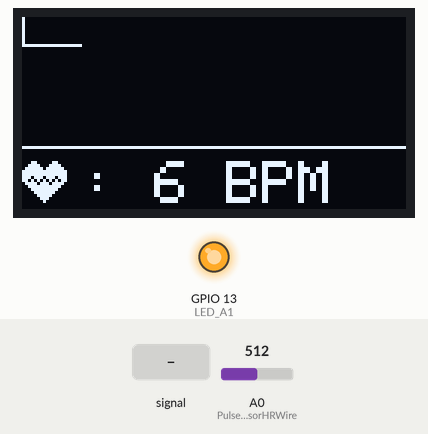
Bench run of a sketch on a simulated ESP8266 (NodeMCU). Parts: 128×64 one-colour display, output pins drawn as LEDs (lit = HIGH). The inputs (shaded band) are chosen by the test bench; at power-on: A0 (PulseSensorHRWire) = 512. WiFi joins after 1.5 s; servers stay silent unless stated; the display library's start-up logo is not drawn; what the sketch prints to the serial monitor is not drawn.

Above: at 13.8 s.
13.9 s: A0 (PulseSensorHRWire) fed a 200 Hz sine of ±255 counts around its level
At 15.67 s:
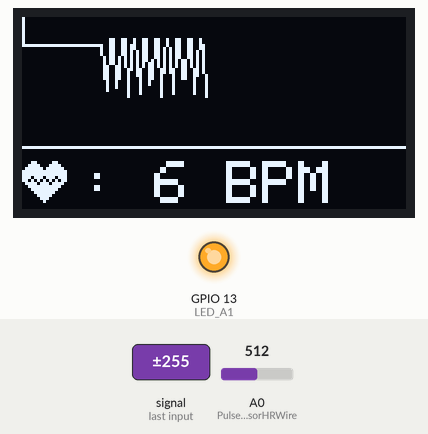
16.9 s: A0 (PulseSensorHRWire) set to 560
At 17.02 s:
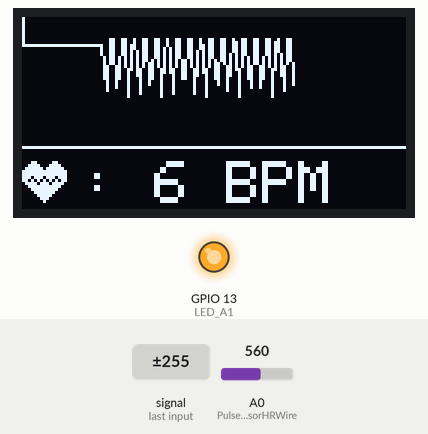
18.6 s: A0 (PulseSensorHRWire) fed a 1000 Hz sine of ±255 counts around its level
At 18.96 s:
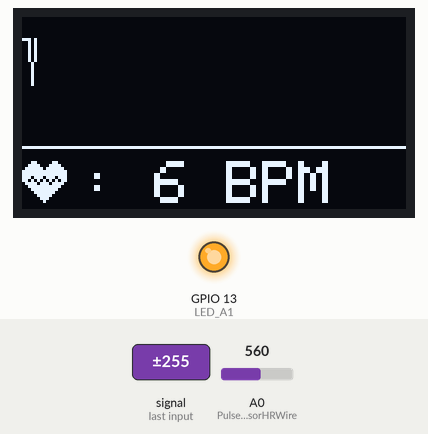
20.3 s: A0 (PulseSensorHRWire) set to 540
At 20.59 s:
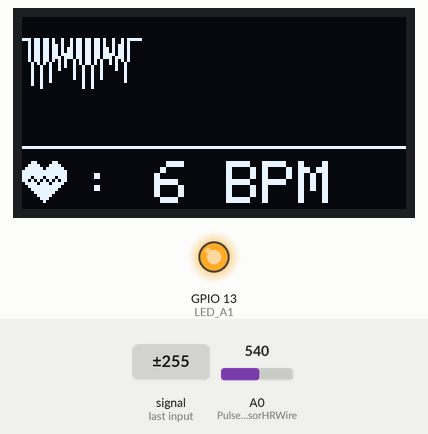
21.9 s: A0 (PulseSensorHRWire) set to 511
At 22.21 s:
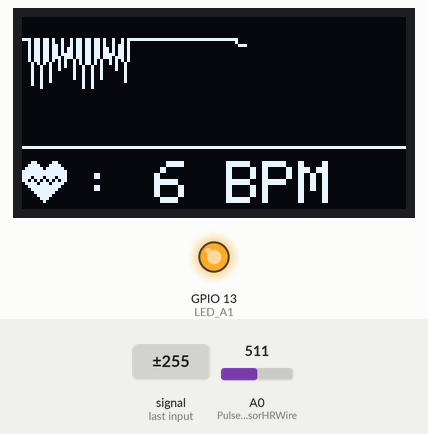
Timing chart, 0 to 24.5 s (numbered marks = the images above; inputs shaded):
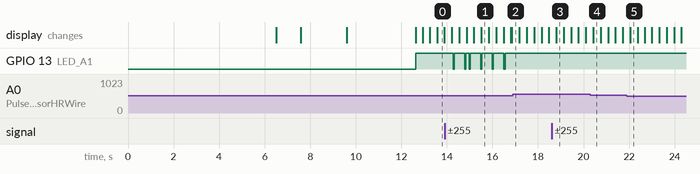

The sketch:

8266weboledchuan.ino
```cpp
//CODE DO NHIP TIM HIEN THI LEN OLED VA WEB
#include <SPI.h>
#include <Wire.h>
#include <ESP8266WiFi.h>
#include <ESP8266WebServer.h>
#include <WebSocketsServer.h>
#include <Adafruit_GFX.h>
#include <Adafruit_SSD1306.h>
//----------------------------------------
const char* ssid = "******";
const char* password = "*******";
//----------------------------------------
ESP8266WebServer server(80);
WebSocketsServer webSocket = WebSocketsServer(81);
//----------------------------------------
#define SCREEN_WIDTH 128
#define SCREEN_HEIGHT 64
//----------------------------------------

//----------------------------------------
#define OLED_RESET     -1
Adafruit_SSD1306 display(SCREEN_WIDTH, SCREEN_HEIGHT, &Wire, OLED_RESET);
//----------------------------------------
const char* webpage = R"rawliteral(
<!DOCTYPE html>
<html>
<head>
  <title>Heart Rate Stream</title>
  <script src="https://cdn.jsdelivr.net/npm/chart.js"></script>
</head>
<body>
  <h2>Heart Beat Live Stream</h2>
  <canvas id="chart" width="400" height="150"></canvas>
  <script>
    const ws = new WebSocket("ws://" + location.hostname + ":81/");
    const ctx = document.getElementById("chart").getContext("2d");
    const chart = new Chart(ctx, {
      type: "line",
      data: {
        labels: [],
        datasets: [{
          label: "Pulse Signal",
          data: [],
          borderColor: "red",
          fill: false,
        }]
      },
      options: {
        animation: false,
        responsive: true,
        scales: {
          x: { display: false },
          y: { min: 200, max: 350 }
        }
      }
    });

    ws.onmessage = function(event) {
      const signal = parseInt(event.data);
      const labels = chart.data.labels;
      const data = chart.data.datasets[0].data;

      if (labels.length > 100) {
        labels.shift();
        data.shift();
      }

      labels.push('');
      data.push(signal);
      chart.update();
    };
  </script>
</body>
</html>
)rawliteral";
//----------------------------------------
void webSocketEvent(uint8_t num, WStype_t type, uint8_t * payload, size_t length) {
}
//----------------------------------------
unsigned long previousMillisGetHR = 0;
unsigned long previousMillisResultHR = 0;

const long intervalGetHR = 20;
const long intervalResultHR = 10000;

int PulseSensorSignal;
const int PulseSensorHRWire = A0;
const int LED_A1 = 13;
int UpperThreshold = 285;
int LowerThreshold = 270;

int cntHB = 0;
boolean ThresholdStat = true;
int BPMval = 0;

int x=0;
int y=0;
int lastx=0;
int lasty=0;
//----------------------------------------

//----------------------------------------
const unsigned char LogoChannel [] PROGMEM = {
	0x00, 0x00, 0x00, 0x00, 0x00, 0x00, 0x00, 0x00, 0x00, 0x00, 0x00, 0x00, 0x00, 0x00, 0x00, 0x00,
0x00, 0x00, 0x00, 0x00, 0x00, 0x00, 0x00, 0x00, 0x00, 0x00, 0x00, 0x00, 0x00, 0x00, 0x00, 0x00,
0x00, 0x00, 0x00, 0x00, 0x00, 0x00, 0x00, 0x00, 0x00, 0x00, 0x00, 0x00, 0x00, 0x00, 0x00, 0x00,
0x00, 0x00, 0x00, 0x00, 0x00, 0x00, 0x00, 0x00, 0x00, 0x00, 0x00, 0x00, 0x00, 0x00, 0x00, 0x00,
0x00, 0x00, 0x00, 0x00, 0x00, 0x00, 0x00, 0x00, 0x00, 0x00, 0x00, 0x00, 0x00, 0x00, 0x00, 0x00,
0x00, 0x00, 0x00, 0x00, 0x00, 0x00, 0x00, 0x00, 0x00, 0x00, 0x00, 0x00, 0x00, 0x00, 0x00, 0x00,
0x00, 0x00, 0x00, 0x00, 0x00, 0x00, 0x00, 0x00, 0x00, 0x00, 0x00, 0x00, 0x00, 0x00, 0x00, 0x00,
0x00, 0x00, 0x00, 0x00, 0x00, 0x00, 0x00, 0x00, 0x00, 0x00, 0x00, 0x00, 0x00, 0x00, 0x00, 0x00,
0x00, 0x00, 0x00, 0x00, 0x00, 0x00, 0x00, 0x00, 0x00, 0x00, 0x00, 0x00, 0x00, 0x00, 0x00, 0x00,
0x00, 0x00, 0x00, 0x00, 0x00, 0x00, 0x00, 0x00, 0x00, 0x00, 0x00, 0x00, 0x00, 0x00, 0x00, 0x00,
0x00, 0x00, 0x00, 0x00, 0x00, 0x00, 0x00, 0x00, 0x00, 0x00, 0x00, 0x03, 0x00, 0x00, 0x00, 0x60,
0x0F, 0xFC, 0x00, 0x00, 0x1C, 0x00, 0x00, 0x00, 0x07, 0xC0, 0x00, 0x3C, 0x00, 0x00, 0x03, 0x80,
0x1F, 0xFC, 0x00, 0x00, 0x00, 0x00, 0x00, 0x00, 0x0F, 0xF0, 0x00, 0x26, 0x00, 0x01, 0x84, 0x40,
0x09, 0xCD, 0xDB, 0x9D, 0x0C, 0xD9, 0x81, 0x98, 0x18, 0x33, 0x9C, 0x18, 0x0E, 0x03, 0xC3, 0x80,
0x01, 0xC1, 0xFB, 0x9F, 0x3F, 0xBF, 0xE7, 0xF8, 0x38, 0x3B, 0x9C, 0x7E, 0x3F, 0x83, 0xE7, 0xE0,
0x01, 0xC0, 0xE3, 0x8C, 0x73, 0x9C, 0xE7, 0x38, 0x38, 0x19, 0x8C, 0xE7, 0x71, 0x81, 0x8C, 0x60,
0x01, 0xC0, 0xC3, 0x9C, 0x61, 0x9C, 0xE6, 0x38, 0x38, 0x39, 0x8C, 0xE3, 0x70, 0x01, 0x8F, 0xE0,
0x01, 0xC0, 0xC3, 0x8C, 0x73, 0x9C, 0xE6, 0x38, 0x18, 0x31, 0x8C, 0xE3, 0x70, 0x01, 0x8C, 0x00,
0x01, 0xE1, 0xE1, 0xFE, 0x3F, 0x1C, 0xF7, 0xF8, 0x0F, 0xE1, 0xFE, 0x7F, 0x3F, 0x81, 0xCF, 0xE0,
0x03, 0xE1, 0xE0, 0xEE, 0x1E, 0x3E, 0xF1, 0xB8, 0x03, 0xF0, 0xEE, 0x3C, 0x1E, 0x00, 0xE3, 0xC0,
0x00, 0x00, 0x00, 0x00, 0x00, 0x00, 0x00, 0x30, 0x00, 0x38, 0x00, 0x00, 0x00, 0x00, 0x00, 0x00,
0x00, 0x00, 0x00, 0x00, 0x00, 0x00, 0x03, 0xE0, 0x00, 0x00, 0x00, 0x00, 0x00, 0x00, 0x00, 0x00,
0x00, 0x00, 0x00, 0x00, 0x00, 0x00, 0x00, 0x00, 0x00, 0x00, 0x00, 0x00, 0x00, 0x00, 0x00, 0x00,
0x00, 0x00, 0x00, 0x00, 0x00, 0x00, 0x00, 0x00, 0x00, 0x00, 0x00, 0x00, 0x00, 0x00, 0x00, 0x00,
0x00, 0x00, 0x00, 0x00, 0x00, 0x00, 0x00, 0x00, 0x00, 0x00, 0x00, 0x00, 0x00, 0x00, 0x00, 0x00,
0x00, 0x00, 0x00, 0x00, 0x00, 0x00, 0x00, 0x00, 0x00, 0x00, 0x00, 0x00, 0x00, 0x00, 0x00, 0x00,
0x00, 0x01, 0x80, 0x00, 0x00, 0x00, 0x00, 0x00, 0x00, 0x00, 0x00, 0x20, 0x00, 0x00, 0x03, 0x00,
0x07, 0xF1, 0x80, 0x00, 0x00, 0x00, 0x00, 0x00, 0x00, 0x00, 0x00, 0xC7, 0xFB, 0xE7, 0xF1, 0x80,
0x0E, 0x38, 0x00, 0x00, 0x00, 0x00, 0x00, 0x00, 0x00, 0x00, 0x00, 0xC6, 0x19, 0xCE, 0x39, 0x80,
0x0E, 0x17, 0x9F, 0xE3, 0xFD, 0xF8, 0xFF, 0x1F, 0x9F, 0xCF, 0x81, 0x86, 0x01, 0xCE, 0x10, 0xC0,
0x07, 0xC1, 0x8E, 0x67, 0x39, 0x8C, 0x73, 0x39, 0xCF, 0x99, 0xC1, 0x87, 0xE1, 0xC7, 0xC0, 0xC0,
0x00, 0xF1, 0x8C, 0x67, 0x18, 0x7C, 0x63, 0xB0, 0xCE, 0x3F, 0xC1, 0x80, 0xF1, 0xC0, 0xF0, 0xC0,
0x0C, 0x39, 0x8C, 0x67, 0x19, 0xDC, 0x63, 0xB0, 0xCE, 0x3B, 0x81, 0x8C, 0x39, 0xCC, 0x38, 0xC0,
0x0C, 0x39, 0x8C, 0x67, 0x39, 0x8C, 0x73, 0xB9, 0xCE, 0x18, 0x01, 0x8E, 0x39, 0xCE, 0x38, 0xC0,
0x0F, 0xF7, 0xDE, 0xFB, 0xF9, 0xFE, 0x7F, 0x1F, 0x9F, 0x0F, 0x81, 0x87, 0xF3, 0xEF, 0xF0, 0xC0,
0x00, 0x00, 0x00, 0x00, 0x38, 0x00, 0x60, 0x00, 0x00, 0x00, 0x00, 0xC0, 0x00, 0x00, 0x01, 0x80,
0x00, 0x00, 0x00, 0x03, 0xF0, 0x00, 0xF0, 0x00, 0x00, 0x00, 0x00, 0x60, 0x00, 0x00, 0x03, 0x00,
0x00, 0x00, 0x00, 0x01, 0xC0, 0x00, 0xF0, 0x00, 0x00, 0x00, 0x00, 0x20, 0x00, 0x00, 0x02, 0x00,
0x00, 0x00, 0x00, 0x00, 0x00, 0x00, 0x00, 0x00, 0x00, 0x00, 0x00, 0x00, 0x00, 0x00, 0x00, 0x00,
0x00, 0x00, 0x00, 0x00, 0x00, 0x00, 0x00, 0x00, 0x00, 0x00, 0x00, 0x00, 0x00, 0x00, 0x00, 0x00,
0x00, 0x00, 0x00, 0x00, 0x00, 0x00, 0x00, 0x00, 0x00, 0x00, 0x00, 0x00, 0x00, 0x00, 0x00, 0x00,
0x00, 0x00, 0x12, 0x00, 0x00, 0x00, 0x00, 0x03, 0x00, 0x00, 0x00, 0x00, 0x00, 0x00, 0x00, 0x00,
0x1F, 0x1E, 0x7E, 0x00, 0x00, 0x00, 0x7F, 0xF1, 0xC0, 0x00, 0x00, 0x00, 0x00, 0x00, 0x00, 0x00,
0x0F, 0x0C, 0x00, 0x00, 0x00, 0x00, 0x7F, 0xF0, 0x00, 0x00, 0x00, 0x00, 0x00, 0x00, 0x00, 0x00,
0x07, 0x1C, 0xE7, 0x3B, 0x83, 0xB8, 0x27, 0x33, 0xE3, 0x9C, 0x00, 0x00, 0x00, 0x00, 0x00, 0x00,
0x03, 0x18, 0xE7, 0x3F, 0xC7, 0xF8, 0x07, 0x07, 0x73, 0x9C, 0x00, 0x00, 0x00, 0x00, 0x00, 0x00,
0x03, 0xB8, 0x63, 0x18, 0xCE, 0x30, 0x07, 0x00, 0x31, 0x8C, 0x00, 0x00, 0x00, 0x00, 0x00, 0x00,
0x01, 0xB0, 0x63, 0x18, 0xCE, 0x30, 0x07, 0x03, 0xF3, 0x8C, 0x00, 0x00, 0x00, 0x00, 0x00, 0x00,
0x01, 0xF0, 0x63, 0x18, 0xCE, 0x30, 0x07, 0x06, 0x31, 0x8C, 0x00, 0x00, 0x00, 0x00, 0x00, 0x00,
0x00, 0xE0, 0x7F, 0xBD, 0xE7, 0xF0, 0x0F, 0x87, 0xF9, 0xFE, 0x00, 0x00, 0x00, 0x00, 0x00, 0x00,
0x00, 0xE0, 0x3B, 0xBD, 0xE1, 0x30, 0x07, 0x83, 0xB8, 0xEE, 0x00, 0x00, 0x00, 0x00, 0x00, 0x00,
0x00, 0x00, 0x00, 0x00, 0x00, 0x70, 0x00, 0x00, 0x00, 0x00, 0x00, 0x00, 0x00, 0x00, 0x00, 0x00,
0x00, 0x00, 0x00, 0x00, 0x07, 0xE0, 0x00, 0x00, 0x00, 0x00, 0x00, 0x00, 0x00, 0x00, 0x00, 0x00,
0x00, 0x00, 0x00, 0x00, 0x00, 0x00, 0x00, 0x00, 0x00, 0x00, 0x00, 0x00, 0x00, 0x00, 0x00, 0x00,
0x00, 0x00, 0x00, 0x00, 0x00, 0x00, 0x00, 0x00, 0x00, 0x00, 0x00, 0x00, 0x00, 0x00, 0x00, 0x00,
0x00, 0x00, 0x00, 0x00, 0x00, 0x00, 0x00, 0x00, 0x00, 0x00, 0x00, 0x00, 0x00, 0x00, 0x00, 0x00,
0x00, 0x00, 0x00, 0x00, 0x00, 0x00, 0x00, 0x00, 0x00, 0x00, 0x00, 0x00, 0x00, 0x00, 0x00, 0x00,
0x00, 0x00, 0x00, 0x00, 0x00, 0x00, 0x00, 0x00, 0x00, 0x00, 0x00, 0x00, 0x00, 0x00, 0x00, 0x00,
0x00, 0x00, 0x00, 0x00, 0x00, 0x00, 0x00, 0x00, 0x00, 0x00, 0x00, 0x00, 0x00, 0x00, 0x00, 0x00,
0x00, 0x00, 0x00, 0x00, 0x00, 0x00, 0x00, 0x00, 0x00, 0x00, 0x00, 0x00, 0x00, 0x00, 0x00, 0x00,
0x00, 0x00, 0x00, 0x00, 0x00, 0x00, 0x00, 0x00, 0x00, 0x00, 0x00, 0x00, 0x00, 0x00, 0x00, 0x00,
0x00, 0x00, 0x00, 0x00, 0x00, 0x00, 0x00, 0x00, 0x00, 0x00, 0x00, 0x00, 0x00, 0x00, 0x00, 0x00,
0x00, 0x00, 0x00, 0x00, 0x00, 0x00, 0x00, 0x00, 0x00, 0x00, 0x00, 0x00, 0x00, 0x00, 0x00, 0x00,
0x00, 0x00, 0x00, 0x00, 0x00, 0x00, 0x00, 0x00, 0x00, 0x00, 0x00, 0x00, 0x00, 0x00, 0x00, 0x00
};
//----------------------------------------

//----------------------------------------'Heart_Icon', 16x16px

const unsigned char Heart_Icon [] PROGMEM = {
  0x00, 0x00, 0x18, 0x30, 0x3c, 0x78, 0x7e, 0xfc, 0xff, 0xfe, 0xff, 0xfe, 0xee, 0xee, 0xd5, 0x56,
  0x7b, 0xbc, 0x3f, 0xf8, 0x1f, 0xf0, 0x0f, 0xe0, 0x07, 0xc0, 0x03, 0x80, 0x01, 0x00, 0x00, 0x00
};
//----------------------------------------

//--------------------------------------------------------------------------------void setup
void setup() {
  pinMode(LED_A1,OUTPUT); //--> Set LED_3 PIN as Output.
  Serial.begin(9600); //--> Set's up Serial Communication at certain speed.
  Serial.begin(115200);
  WiFi.begin(ssid, password);
  while (WiFi.status() != WL_CONNECTED) delay(500);
  //----------------------------------------
  Serial.println("WiFi connected: ");
  Serial.println(WiFi.localIP());
  delay(5000);
  //----------------------------------------SSD1306_SWITCHCAPVCC = generate display voltage from 3.3V internally
  // Address 0x3C for 128x32 and Address 0x3D for 128x64.
  // But on my 128x64 module the 0x3D address doesn't work. What works is the 0x3C address.
  // So please try which address works on your module.
  if(!display.begin(SSD1306_SWITCHCAPVCC, 0x3C)) {
    Serial.println(F("SSD1306 allocation failed"));
    for(;;); //--> Don't proceed, loop forever
  }
  //----------------------------------------
  server.on("/", []() {
    server.send(200, "text/html", webpage);  // 🔺 Lúc này biến đã được định nghĩa trước
  });

  //----------------------------------------Show initial display buffer contents on the screen
  // the library initializes this with an Adafruit splash screen.
  display.display();
  delay(1000);
  //----------------------------------------

  //----------------------------------------Display Bitmap Images
  display.clearDisplay(); //--> for Clearing the display
  display.drawBitmap(0, 0, LogoChannel, 128, 64, WHITE); //--> display.drawBitmap(x position, y position, bitmap data, bitmap width, bitmap height, color)
  display.display();
  delay(2000); // Pause for 3 seconds
  //----------------------------------------

  //----------------------------------------Displays BPM value reading information
  display.clearDisplay();
  display.setTextSize(1);
  display.setTextColor(WHITE);

  display.setCursor(0, 12); //--> (x position, y position)
  display.print("     Please wait");

  display.setCursor(0, 22); //--> (x position, y position)
  display.print("     10  seconds");

  display.setCursor(0, 32); //--> (x position, y position)
  display.print("       to get");

  display.setCursor(0, 42); //--> (x position, y position)
  display.print(" the Heart Rate value");

  display.display();
  delay(3000);
  //----------------------------------------

  //----------------------------------------Displays the initial display of BPM value
  display.clearDisplay(); //--> for Clearing the display
  display.drawBitmap(0, 47, Heart_Icon, 16, 16, WHITE); //--> display.drawBitmap(x position, y position, bitmap data, bitmap width, bitmap height, color)

  display.drawLine(0, 43, 127, 43, WHITE); //--> drawLine(x1, y1, x2, y2, color)

  display.setTextSize(2);
  display.setTextColor(WHITE);
  display.setCursor(20, 48); //--> (x position, y position)
  display.print(": 0 BPM");
  display.display();
  //----------------------------------------

  Serial.println();
  Serial.println("Please wait 10 seconds to get the BPM Value");
//--------------------------------------------------------------------------------
  server.begin();
  webSocket.begin();
  webSocket.onEvent(webSocketEvent);
//--------------------------------------------------------------------------------void loop
}
void loop() {
  GetHeartRate(); //--> Calling the GetHeartRate() subroutine
//--------------------------------------------------------------------------------
  server.handleClient();
  webSocket.loop();
  int signal = analogRead(PulseSensorHRWire);
  String data = String(signal);
  webSocket.broadcastTXT(data);
  Serial.println(signal);
  delay(20); // Có thể điều chỉnh cho mượt hơn
}
//--------------------------------------------------------------------------------void GetHeartRate()
// This subroutine is for reading the heart rate and calculating it to get the BPM value.
// To get a BPM value based on a heart rate reading for 10 seconds.
void GetHeartRate() {
  //----------------------------------------Process of reading heart rate.
  unsigned long currentMillisGetHR = millis();

  if (currentMillisGetHR - previousMillisGetHR >= intervalGetHR) {
    previousMillisGetHR = currentMillisGetHR;

    PulseSensorSignal = analogRead(PulseSensorHRWire); //--> holds the incoming raw data. Signal value can range from 0-1024

    if (PulseSensorSignal > UpperThreshold && ThresholdStat == true) {
      cntHB++;
      ThresholdStat = false;
      digitalWrite(LED_A1,HIGH);
    }

    if (PulseSensorSignal < LowerThreshold) {
      ThresholdStat = true;
      digitalWrite(LED_A1,LOW);
    }

    DrawGraph(); //--> Calling the DrawGraph() subroutine
  }
  //----------------------------------------

  //----------------------------------------The process for getting the BPM value.
  unsigned long currentMillisResultHR = millis();

  if (currentMillisResultHR - previousMillisResultHR >= intervalResultHR) {
    previousMillisResultHR = currentMillisResultHR;

    BPMval = cntHB * 6; //--> The taken heart rate is for 10 seconds. So to get the BPM value, the total heart rate in 10 seconds x 6.
    Serial.print("BPM : ");
    Serial.println(BPMval);

    display.fillRect(20, 48, 108, 18, BLACK);

    display.drawBitmap(0, 47, Heart_Icon, 16, 16, WHITE); //--> display.drawBitmap(x position, y position, bitmap data, bitmap width, bitmap height, color)
    display.drawLine(0, 43, 127, 43, WHITE); //--> drawLine(x1, y1, x2, y2, color)

    display.setTextSize(2);
    display.setTextColor(WHITE);
    display.setCursor(20, 48); //--> (x position, y position)
    display.print(": ");
    display.print(BPMval);
    display.print(" BPM");
    display.display();

    cntHB = 0;
  }
  //----------------------------------------
}
//--------------------------------------------------------------------------------

//--------------------------------------------------------------------------------Subroutines for drawing or displaying heart rate graphic signals
void DrawGraph() {
  //----------------------------------------Condition to reset the graphic display if it fills the width of the OLED screen
  if (x > 127) {
    display.fillRect(0, 0, 128, 42, BLACK);
    x = 0;
    lastx = 0;
  }
  //----------------------------------------

  //----------------------------------------Process signal data to be displayed on OLED in graphic form
  int ySignal = PulseSensorSignal;

  if (ySignal > 550) ySignal = 550;
  if (ySignal < 50) ySignal = 50;

  int ySignalMap = map(ySignal, 50, 650, 0, 40); //--> The y-axis used on OLEDs is from 0 to 40

  y = 40 - ySignalMap;
  //----------------------------------------

  //----------------------------------------Displays the heart rate graph
  display.writeLine(lastx,lasty,x,y,WHITE);
  display.display();
  //----------------------------------------

  lastx = x;
  lasty = y;

  x++;
}
```

Measured:
- after the input at 13.9 s, GPIO 13 (LED_A1): goes LOW 0.05 s, HIGH 0.46 s, LOW 0.05 s, HIGH 0.14 s, 3 × (LOW 0.05 s, HIGH 0.46 s), LOW 0.05 s, then HIGH, starting after 0.38 s
- after the input at 16.9 s, GPIO 13 (LED_A1): stops changing and stays HIGH
